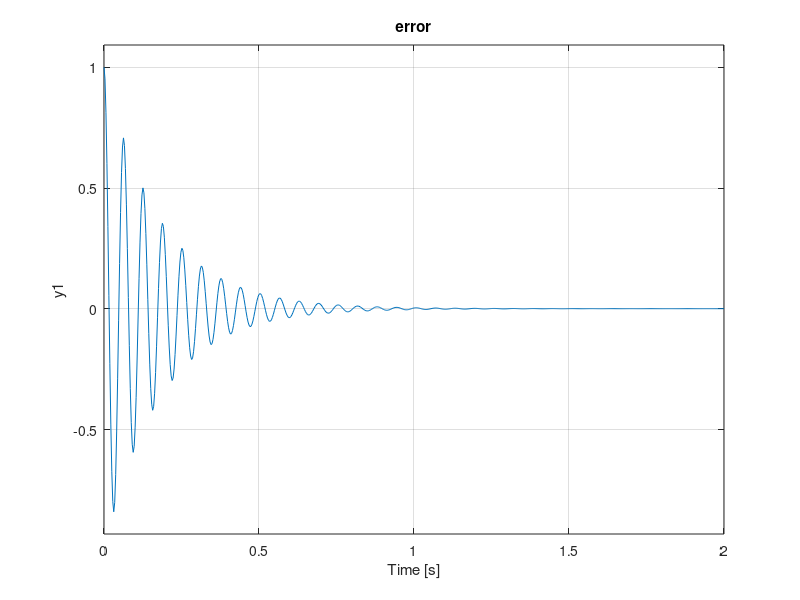

Reproduce this figure in MATLAB.
ep = 0.1/100;
PMD=45;
kp=(1/ep)-1;

k = kp*5; %ep < 0.1% 
PMD =45;

PMD =45;
G = zpk([],[-1 -10 ],2);



L1 = k*G;

e=1/(1+L1)
figure(5)
step(e)


%xlim([0 100])
title('error')
grid on